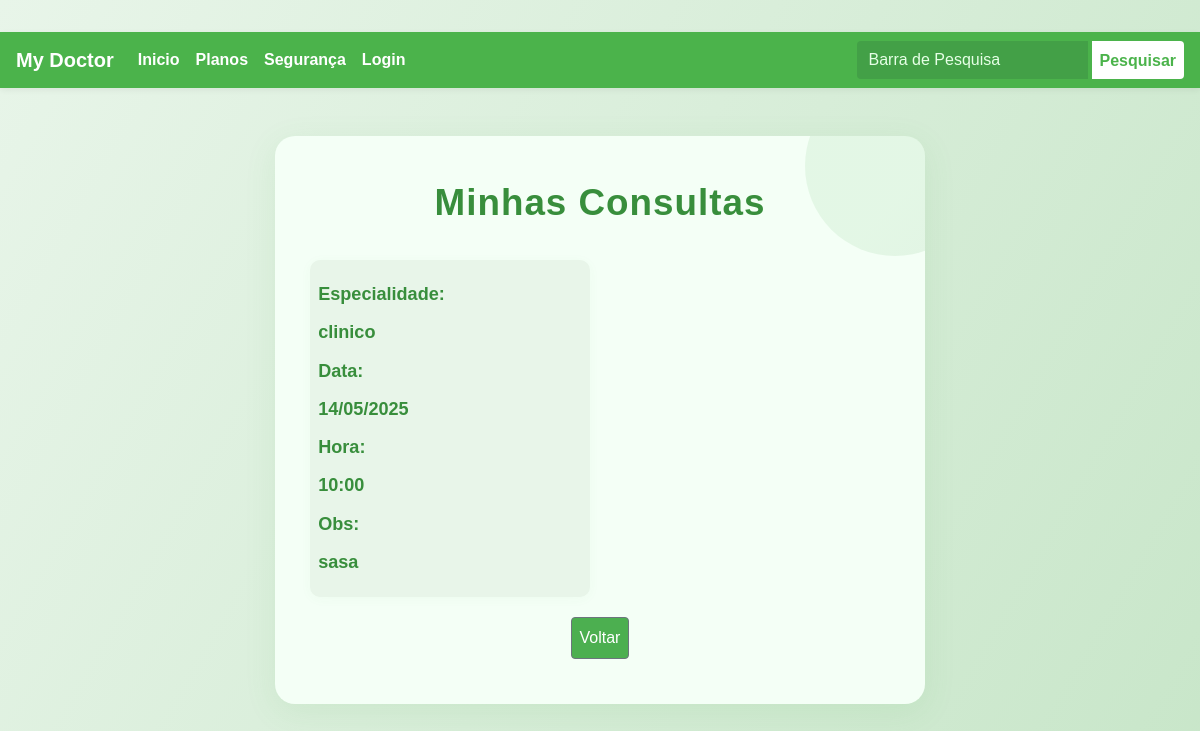
The page /ver-consultas/ (signed in) on the database its author committed.
### todos/models.py (models this page shows, shortened)
class Consulta(models.Model):
	usuario = models.ForeignKey(User, on_delete=models.CASCADE)
	especialidade = models.CharField(max_length=50)
	data = models.DateField()
	hora = models.TimeField()
	observacoes = models.TextField(blank=True)
	criada_em = models.DateTimeField(auto_now_add=True)

### todos/views.py (the view)
# urls.py: path('ver-consultas/', ver_consultas_view, name='ver_consultas'),
@login_required
def ver_consultas_view(request):
    consultas = Consulta.objects.filter(usuario=request.user).order_by('-data', '-hora')
    context = {
        'consultas': consultas,
        'voltar_url': reverse_lazy('home')
    }
    return render(request, 'todos/ver_consultas.html', context)

### todos/templates/todos/ver_consultas.html (shortened to what this page needs)
{% load static %}
<!DOCTYPE html>
<html lang="pt-br">
<head>
    <link rel="stylesheet" href="{% static 'style_dashboard.css' %}">
    <link href="{% static 'bootstrap.min.css' %}" rel="stylesheet">
    <link href="{% static 'style.css' %}" rel="stylesheet">
</head>
<body>
<nav class="navbar navbar-expand-md">
  <a class="navbar-brand" href="{% url 'home' %}">My Doctor</a>
  <div class="collapse navbar-collapse" id="navbarsExampleDefault">
    <ul class="navbar-nav mr-auto">
      <li class="nav-item active">
        <a class="nav-link" href="{% url 'home' %}">Inicio <span class="sr-only">(current)</span></a>
      </li>
      <li class="nav-item active">
        <a class="nav-link" href="#">Planos <span class="sr-only">(current)</span></a>
      </li>
      <li class="nav-item active">
        <a class="nav-link" href="#">Segurança <span class="sr-only">(current)</span></a>
      </li>
      <li class="nav-item active">
        <a class="nav-link" href="{% url 'login' %}" >Login <span class="sr-only">(current)</span></a>
      </li>
    </ul>
    <form class="form-inline my-2 my-lg-0">
      <input class="form-control mr-sm-2" type="text" placeholder="Barra de Pesquisa" aria-label="Barra_de_Pesquisa">
      <button class="btn btn-outline-success my-2 my-sm-0" type="submit">Pesquisar</button>
    </form>
  </div>
</nav>
<div class="dashboard-container">
    <h2>Minhas Consultas</h2>
    {% if consultas %}
        <div class="dashboard-grid">
            {% for consulta in consultas %}
                <div class="dashboard-btn" style="flex-direction:column;align-items:flex-start;text-align:left;min-height:120px;">
                    <strong>Especialidade:</strong> {{ consulta.especialidade }}<br>
                    <strong>Data:</strong> {{ consulta.data|date:'d/m/Y' }}<br>
                    <strong>Hora:</strong> {{ consulta.hora|time:'H:i' }}<br>
                    {% if consulta.observacoes %}
                        <strong>Obs:</strong> {{ consulta.observacoes }}<br>
                    {% endif %}
                </div>
            {% endfor %}
        </div>
    {% else %}
        <p>Você ainda não possui consultas agendadas.</p>
    {% endif %}
    <div style="margin-top: 20px;">
        <a href="{% url 'dashboard' %}" class="btn btn-secondary">Voltar</a>
    </div>
</div>
</body>
</html>

### todos/templates/todos/style_dashboard.css (style rules this page uses)
body { background: linear-gradient(120deg, #e8f5e9 0%, #c8e6c9 100%); min-height: 100vh; margin: 0; padding: 0; }
.dashboard-container { max-width: 650px; margin: 48px auto; background: #f4fff6; border-radius: 20px; box-shadow: 0 8px 32px rgba(76,175,80,0.10); padding: 2.8rem 2.2rem; text-align: center; position: relative; overflow: hidden; }
.dashboard-container::before { content: ''; position: absolute; top: -60px; right: -60px; width: 180px; height: 180px; background: linear-gradient(135deg, #4caf50 60%, #388e3c 100%); opacity: 0.10; border-radius: 50%; z-index: 0; }
.dashboard-container h2 { color: #388e3c; font-size: 2.3rem; margin-bottom: 2.2rem; font-weight: bold; letter-spacing: 1px; z-index: 1; position: relative; }
.dashboard-grid { display: grid; grid-template-columns: 1fr 1fr; gap: 1.3rem; z-index: 1; position: relative; }
.dashboard-btn { display: flex; align-items: center; justify-content: center; gap: 0.7rem; background: #e8f5e9; color: #388e3c; border: none; border-radius: 10px; padding: 1.3rem 0.5rem; font-size: 1.13rem; font-weight: 600; text-decoration: none; box-shadow: 0 2px 12px rgba(76,175,80,0.04); transition: background 0.2s, color 0.2s, box-shadow 0.2s, transform 0.15s; position: relative; overflow: hidden; }
.dashboard-btn::before { content: ''; position: absolute; left: 0; top: 0; right: 0; bottom: 0; background: linear-gradient(90deg, #4caf50 0%, #388e3c 100%); opacity: 0; transition: opacity 0.2s; z-index: 0; border-radius: 10px; }
.navbar { background-color: #4caf50; box-shadow: 0 2px 4px rgba(0,0,0,.1); }
.navbar-brand { color: #f4f4f4 !important; font-weight: bold; }
.nav-link { color: #f4f4f4; }

### todos/templates/todos/style.css (style rules this page uses)
body { font-family: 'Arial', sans-serif; background-color: #f4f4f4; color: #333; padding-top: 2rem; padding-bottom: 2rem; }
.btn { color: #ffffff; background-color: #4caf50; padding: 0.5em; }
.navbar { background-color: #4bb34b !important; color: #fff; box-shadow: 0 2px 6px #00000010; }
.navbar .navbar-brand, .navbar .nav-link { color: #fff !important; font-weight: bold; }
.navbar .form-inline { background: transparent; border-radius: 8px; padding: 0; margin-left: 2rem; display: flex; align-items: center; }
.navbar .form-control { border-radius: 4px 0 0 4px !important; border: none !important; background: #43a047 !important; color: #fff !important; box-shadow: none !important; height: 38px; }
.navbar .form-control::placeholder { color: #e6ffe6; opacity: 1; }
.navbar .btn-outline-success { background: #fff !important; color: #4bb34b !important; border: none !important; border-radius: 0 4px 4px 0 !important; font-weight: bold; height: 38px; margin-left: -4px; transition: background 0.2s, color 0.2s; }

### rows shown on the page
Consulta: especialidade "clinico", data "14/05/2025", hora "10:00", observacoes "sasa"
